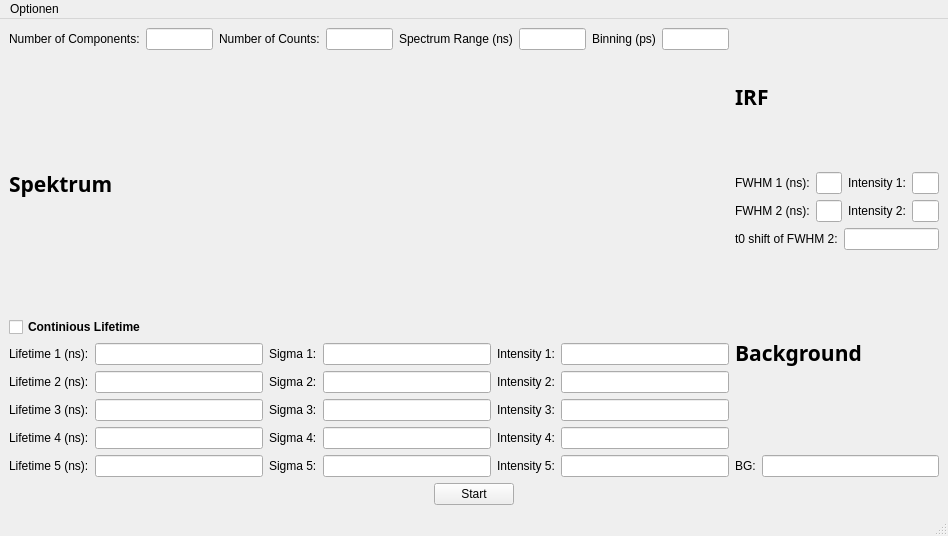
<?xml version="1.0" encoding="UTF-8"?>
<ui version="4.0">
 <class>MainWindow</class>
 <widget class="QMainWindow" name="MainWindow">
  <property name="geometry">
   <rect>
    <x>0</x>
    <y>0</y>
    <width>948</width>
    <height>536</height>
   </rect>
  </property>
  <property name="windowTitle">
   <string>Ideal Spectra-Generator</string>
  </property>
  <widget class="QWidget" name="centralwidget">
   <layout class="QVBoxLayout" name="verticalLayout_6">
    <item>
     <layout class="QHBoxLayout" name="horizontalLayout_11">
      <item>
       <layout class="QVBoxLayout" name="verticalLayout_2">
        <item>
         <layout class="QHBoxLayout" name="horizontalLayout_6">
          <item>
           <widget class="QLabel" name="label">
            <property name="text">
             <string>Number of Components:</string>
            </property>
           </widget>
          </item>
          <item>
           <widget class="QLineEdit" name="LNumberOfComponents"/>
          </item>
          <item>
           <widget class="QLabel" name="label_12">
            <property name="text">
             <string>Number of Counts:</string>
            </property>
           </widget>
          </item>
          <item>
           <widget class="QLineEdit" name="LNumberOfCounts"/>
          </item>
          <item>
           <widget class="QLabel" name="label_27">
            <property name="text">
             <string>Spectrum Range (ns)</string>
            </property>
           </widget>
          </item>
          <item>
           <widget class="QLineEdit" name="LSpectrumRange"/>
          </item>
          <item>
           <widget class="QLabel" name="label_28">
            <property name="text">
             <string>Binning (ps)</string>
            </property>
           </widget>
          </item>
          <item>
           <widget class="QLineEdit" name="LBinning"/>
          </item>
         </layout>
        </item>
        <item>
         <widget class="QLabel" name="label_13">
          <property name="font">
           <font>
            <family>Arial Black</family>
            <pointsize>16</pointsize>
            <bold>true</bold>
           </font>
          </property>
          <property name="text">
           <string>Spektrum</string>
          </property>
         </widget>
        </item>
        <item>
         <layout class="QVBoxLayout" name="verticalLayout">
          <item>
           <widget class="QCheckBox" name="ContiniousLifetime">
            <property name="font">
             <font>
              <bold>true</bold>
             </font>
            </property>
            <property name="text">
             <string>Continious Lifetime</string>
            </property>
           </widget>
          </item>
          <item>
           <layout class="QHBoxLayout" name="horizontalLayout">
            <item>
             <widget class="QLabel" name="label_2">
              <property name="text">
               <string>Lifetime 1 (ns):</string>
              </property>
             </widget>
            </item>
            <item>
             <widget class="QLineEdit" name="LLifetime1"/>
            </item>
            <item>
             <widget class="QLabel" name="label_22">
              <property name="text">
               <string>Sigma 1:</string>
              </property>
             </widget>
            </item>
            <item>
             <widget class="QLineEdit" name="LSigma1"/>
            </item>
            <item>
             <widget class="QLabel" name="label_8">
              <property name="text">
               <string>Intensity 1:</string>
              </property>
             </widget>
            </item>
            <item>
             <widget class="QLineEdit" name="LIntensity1"/>
            </item>
           </layout>
          </item>
          <item>
           <layout class="QHBoxLayout" name="horizontalLayout_2">
            <item>
             <widget class="QLabel" name="label_3">
              <property name="text">
               <string>Lifetime 2 (ns):</string>
              </property>
             </widget>
            </item>
            <item>
             <widget class="QLineEdit" name="LLifetime2"/>
            </item>
            <item>
             <widget class="QLabel" name="label_23">
              <property name="text">
               <string>Sigma 2:</string>
              </property>
             </widget>
            </item>
            <item>
             <widget class="QLineEdit" name="LSigma2"/>
            </item>
            <item>
             <widget class="QLabel" name="label_10">
              <property name="text">
               <string>Intensity 2:</string>
              </property>
             </widget>
            </item>
            <item>
             <widget class="QLineEdit" name="LIntensity2"/>
            </item>
           </layout>
          </item>
          <item>
           <layout class="QHBoxLayout" name="horizontalLayout_3">
            <item>
             <widget class="QLabel" name="label_4">
              <property name="text">
               <string>Lifetime 3 (ns):</string>
              </property>
             </widget>
            </item>
            <item>
             <widget class="QLineEdit" name="LLifetime3"/>
            </item>
            <item>
             <widget class="QLabel" name="label_25">
              <property name="text">
               <string>Sigma 3:</string>
              </property>
             </widget>
            </item>
            <item>
             <widget class="QLineEdit" name="LSigma3"/>
            </item>
            <item>
             <widget class="QLabel" name="label_7">
              <property name="text">
               <string>Intensity 3:</string>
              </property>
             </widget>
            </item>
            <item>
             <widget class="QLineEdit" name="LIntensity3"/>
            </item>
           </layout>
          </item>
          <item>
           <layout class="QHBoxLayout" name="horizontalLayout_4">
            <item>
             <widget class="QLabel" name="label_5">
              <property name="text">
               <string>Lifetime 4 (ns):</string>
              </property>
             </widget>
            </item>
            <item>
             <widget class="QLineEdit" name="LLifetime4"/>
            </item>
            <item>
             <widget class="QLabel" name="label_24">
              <property name="text">
               <string>Sigma 4:</string>
              </property>
             </widget>
            </item>
            <item>
             <widget class="QLineEdit" name="LSigma4"/>
            </item>
            <item>
             <widget class="QLabel" name="label_9">
              <property name="text">
               <string>Intensity 4:</string>
              </property>
             </widget>
            </item>
            <item>
             <widget class="QLineEdit" name="LIntensity4"/>
            </item>
           </layout>
          </item>
          <item>
           <layout class="QHBoxLayout" name="horizontalLayout_5">
            <item>
             <widget class="QLabel" name="label_6">
              <property name="text">
               <string>Lifetime 5 (ns):</string>
              </property>
             </widget>
            </item>
            <item>
             <widget class="QLineEdit" name="LLifetime5"/>
            </item>
            <item>
             <widget class="QLabel" name="label_26">
              <property name="text">
               <string>Sigma 5:</string>
              </property>
             </widget>
            </item>
            <item>
             <widget class="QLineEdit" name="LSigma5"/>
            </item>
            <item>
             <widget class="QLabel" name="label_11">
              <property name="text">
               <string>Intensity 5:</string>
              </property>
             </widget>
            </item>
            <item>
             <widget class="QLineEdit" name="LIntensity5"/>
            </item>
           </layout>
          </item>
         </layout>
        </item>
       </layout>
      </item>
      <item>
       <layout class="QVBoxLayout" name="verticalLayout_5">
        <item>
         <layout class="QVBoxLayout" name="verticalLayout_3">
          <item>
           <widget class="QLabel" name="label_14">
            <property name="font">
             <font>
              <family>Arial Black</family>
              <pointsize>16</pointsize>
              <bold>true</bold>
             </font>
            </property>
            <property name="text">
             <string>IRF</string>
            </property>
           </widget>
          </item>
          <item>
           <layout class="QHBoxLayout" name="horizontalLayout_7">
            <item>
             <widget class="QLabel" name="label_15">
              <property name="text">
               <string>FWHM 1 (ns):</string>
              </property>
             </widget>
            </item>
            <item>
             <widget class="QLineEdit" name="LFWHM1"/>
            </item>
            <item>
             <widget class="QLabel" name="label_16">
              <property name="text">
               <string>Intensity 1:</string>
              </property>
             </widget>
            </item>
            <item>
             <widget class="QLineEdit" name="LFWHM_Intensity1"/>
            </item>
           </layout>
          </item>
          <item>
           <layout class="QHBoxLayout" name="horizontalLayout_8">
            <item>
             <widget class="QLabel" name="label_17">
              <property name="text">
               <string>FWHM 2 (ns):</string>
              </property>
             </widget>
            </item>
            <item>
             <widget class="QLineEdit" name="LFWHM2"/>
            </item>
            <item>
             <widget class="QLabel" name="label_18">
              <property name="text">
               <string>Intensity 2:</string>
              </property>
             </widget>
            </item>
            <item>
             <widget class="QLineEdit" name="LFWHM_Intensity2"/>
            </item>
           </layout>
          </item>
          <item>
           <layout class="QHBoxLayout" name="horizontalLayout_9">
            <item>
             <widget class="QLabel" name="label_19">
              <property name="text">
               <string>t0 shift of FWHM 2:</string>
              </property>
             </widget>
            </item>
            <item>
             <widget class="QLineEdit" name="Lt0_shift"/>
            </item>
           </layout>
          </item>
         </layout>
        </item>
        <item>
         <layout class="QVBoxLayout" name="verticalLayout_4">
          <item>
           <widget class="QLabel" name="label_20">
            <property name="font">
             <font>
              <family>Arial Black</family>
              <pointsize>16</pointsize>
              <bold>true</bold>
             </font>
            </property>
            <property name="text">
             <string>Background</string>
            </property>
           </widget>
          </item>
          <item>
           <layout class="QHBoxLayout" name="horizontalLayout_10">
            <item>
             <widget class="QLabel" name="label_21">
              <property name="text">
               <string>BG:</string>
              </property>
             </widget>
            </item>
            <item>
             <widget class="QLineEdit" name="LBackground"/>
            </item>
           </layout>
          </item>
         </layout>
        </item>
       </layout>
      </item>
     </layout>
    </item>
    <item>
     <layout class="QHBoxLayout" name="horizontalLayout_12">
      <item>
       <spacer name="horizontalSpacer">
        <property name="orientation">
         <enum>Qt::Orientation::Horizontal</enum>
        </property>
        <property name="sizeHint" stdset="0">
         <size>
          <width>40</width>
          <height>20</height>
         </size>
        </property>
       </spacer>
      </item>
      <item>
       <widget class="QPushButton" name="pushButton">
        <property name="text">
         <string>Start</string>
        </property>
       </widget>
      </item>
      <item>
       <spacer name="horizontalSpacer_2">
        <property name="orientation">
         <enum>Qt::Orientation::Horizontal</enum>
        </property>
        <property name="sizeHint" stdset="0">
         <size>
          <width>40</width>
          <height>20</height>
         </size>
        </property>
       </spacer>
      </item>
     </layout>
    </item>
   </layout>
  </widget>
  <widget class="QMenuBar" name="menubar">
   <property name="geometry">
    <rect>
     <x>0</x>
     <y>0</y>
     <width>948</width>
     <height>21</height>
    </rect>
   </property>
   <widget class="QMenu" name="menuBack">
    <property name="title">
     <string>Optionen</string>
    </property>
    <addaction name="actionStart_Window"/>
   </widget>
   <addaction name="menuBack"/>
  </widget>
  <widget class="QStatusBar" name="statusbar"/>
  <action name="actionStart_Window">
   <property name="text">
    <string>Back</string>
   </property>
  </action>
 </widget>
 <resources/>
 <connections/>
</ui>
